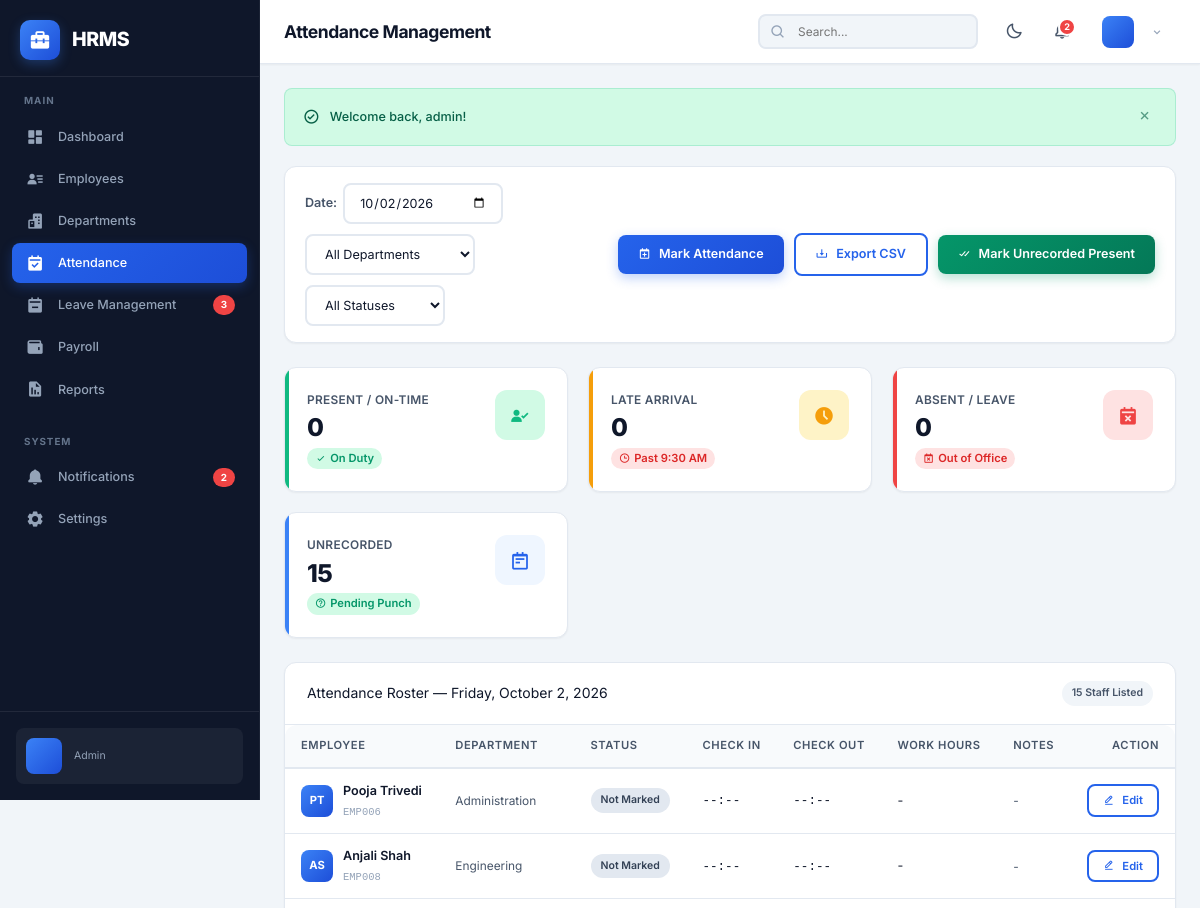
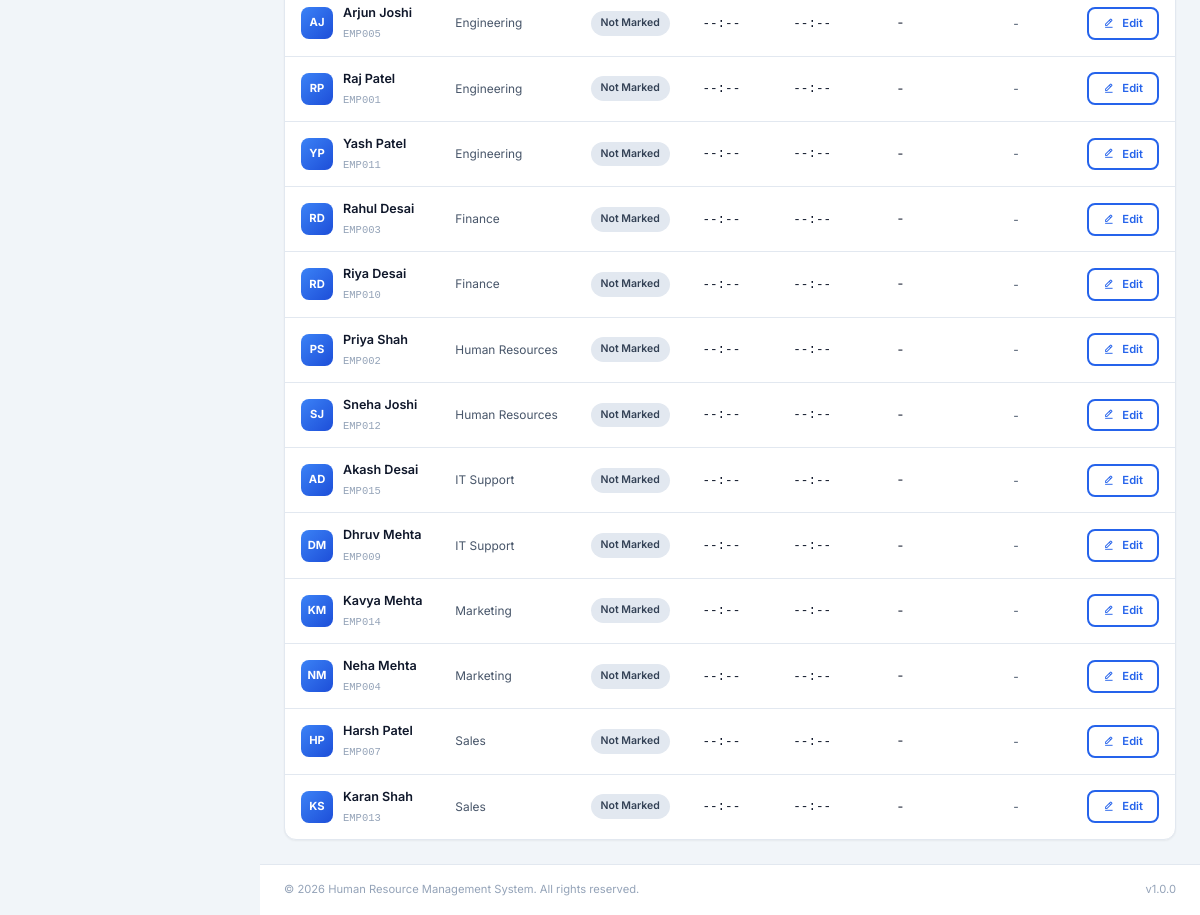
/admin/attendance.php (signed in), run on the app's committed database (2 pictures, top to bottom).
### tables this page shows
CREATE TABLE `employees` (
  `id` int(11) NOT NULL AUTO_INCREMENT,
  `user_id` int(11) NOT NULL,
  `employee_id` varchar(20) NOT NULL,
  `first_name` varchar(50) NOT NULL,
  `last_name` varchar(50) NOT NULL,
  `email` varchar(100) NOT NULL,
  `phone` varchar(20) DEFAULT NULL,
  `date_of_birth` date DEFAULT NULL,
  `gender` enum('male','female','other') DEFAULT NULL,
  `address` text DEFAULT NULL,
  `city` varchar(50) DEFAULT NULL,
  `state` varchar(50) DEFAULT NULL,
  `zip_code` varchar(10) DEFAULT NULL,
  `department_id` int(11) DEFAULT NULL,
  `designation` varchar(100) DEFAULT NULL,
  `date_of_joining` date NOT NULL,
  `employment_type` enum('full-time','part-time','contract','intern') NOT NULL DEFAULT 'full-time',
  `salary` decimal(12,2) NOT NULL DEFAULT 0.00,
  `bank_name` varchar(100) DEFAULT NULL,
  `bank_account` varchar(50) DEFAULT NULL,
  `ifsc_code` varchar(20) DEFAULT NULL,
  `pan_number` varchar(20) DEFAULT NULL,
  `emergency_contact_name` varchar(100) DEFAULT NULL,
  `emergency_contact_phone` varchar(20) DEFAULT NULL,
  `status` enum('active','inactive','terminated') NOT NULL DEFAULT 'active',
  `created_at` timestamp NOT NULL DEFAULT current_timestamp(),
  `updated_at` timestamp NOT NULL DEFAULT current_timestamp() ON UPDATE current_timestamp(),
  PRIMARY KEY (`id`),
  UNIQUE KEY `uk_employee_id` (`employee_id`),
  UNIQUE KEY `uk_user_id` (`user_id`),
  KEY `idx_department` (`department_id`),
  CONSTRAINT `fk_employee_department` FOREIGN KEY (`department_id`) REFERENCES `departments` (`id`) ON DELETE SET NULL,
  CONSTRAINT `fk_employee_user` FOREIGN KEY (`user_id`) REFERENCES `users` (`id`) ON DELETE CASCADE
);

CREATE TABLE `departments` (
  `id` int(11) NOT NULL AUTO_INCREMENT,
  `name` varchar(100) NOT NULL,
  `description` text DEFAULT NULL,
  `head_id` int(11) DEFAULT NULL,
  `status` enum('active','inactive') NOT NULL DEFAULT 'active',
  `created_at` timestamp NOT NULL DEFAULT current_timestamp(),
  `updated_at` timestamp NOT NULL DEFAULT current_timestamp() ON UPDATE current_timestamp(),
  PRIMARY KEY (`id`),
  UNIQUE KEY `uk_department_name` (`name`)
);

### includes/auth.php (called while the page is built, shortened)
<?php
function sanitize(string $input): string {
    return htmlspecialchars(trim($input), ENT_QUOTES, 'UTF-8');
}

### admin/attendance.php (the view, shortened to what this page needs)
<?php
require_once __DIR__ . '/../includes/auth.php';
$pdo = getDBConnection();
$selectedDate = !empty($_GET['date']) ? $_GET['date'] : date('Y-m-d');
$deptFilter = !empty($_GET['department_id']) ? (int)$_GET['department_id'] : 0;
$statusFilter = trim($_GET['status'] ?? '');
$query = "SELECT e.id, e.employee_id AS emp_code, e.first_name, e.last_name, e.designation,
                 d.name AS department_name,
                 a.id AS att_id, a.status AS att_status, a.check_in, a.check_out, a.work_hours, a.notes
          FROM employees e
          LEFT JOIN departments d ON e.department_id = d.id
          LEFT JOIN attendance a ON e.id = a.employee_id AND a.date = ?
          WHERE e.status = 'active'";
$params = [$selectedDate];
$query .= " ORDER BY d.name ASC, e.first_name ASC";
$stmt = $pdo->prepare($query);
$stmt->execute($params);
$attendanceList = $stmt->fetchAll();
$statsStmt = $pdo->prepare("SELECT
    COUNT(e.id) AS total_active,
    SUM(CASE WHEN a.status = 'present' THEN 1 ELSE 0 END) AS present_count,
    SUM(CASE WHEN a.status = 'late' THEN 1 ELSE 0 END) AS late_count,
    SUM(CASE WHEN a.status = 'half-day' THEN 1 ELSE 0 END) AS half_day_count,
    SUM(CASE WHEN a.status = 'absent' THEN 1 ELSE 0 END) AS absent_count,
    SUM(CASE WHEN a.status = 'on-leave' THEN 1 ELSE 0 END) AS on_leave_count,
    SUM(CASE WHEN a.status IS NULL THEN 1 ELSE 0 END) AS unrecorded_count
FROM employees e
LEFT JOIN attendance a ON e.id = a.employee_id AND a.date = ?
WHERE e.status = 'active'");
$statsStmt->execute([$selectedDate]);
$stats = $statsStmt->fetch();
include __DIR__ . '/../includes/header.php';
?>
<div class="card" style="margin-bottom: 24px;">
    <div class="card-body" style="padding: 16px 20px;">
        <div style="display: flex; flex-wrap: wrap; gap: 12px; justify-content: space-between; align-items: center;">
            <form method="GET" action="" style="display: flex; flex-wrap: wrap; gap: 10px; align-items: center; flex: 1;">
                <div style="display: flex; align-items: center; gap: 6px;">
                    <label style="font-weight: 600; color: var(--text-secondary); font-size: 0.9rem;">Date:</label>
                    <input type="date" name="date" class="form-control" style="width: 160px;" value="<?= sanitize($selectedDate) ?>" onchange="this.form.submit()">
                </div>
                <div style="display: flex; align-items: center; gap: 6px;">
                    <select name="department_id" class="form-control" style="width: 170px;" onchange="this.form.submit()">
                        <option value="">All Departments</option>
                    </select>
                </div>
                <div style="display: flex; align-items: center; gap: 6px;">
                    <select name="status" class="form-control" style="width: 140px;" onchange="this.form.submit()">
                        <option value="">All Statuses</option>
                    </select>
                </div>
            </form>
            <div style="display: flex; gap: 10px; align-items: center;">
                <button type="button" class="btn btn-primary" onclick="openNewAttendanceModal()">
                    <i class='bx bx-calendar-plus'></i> Mark Attendance
                </button>
                <a href="?export=csv&date=<?= urlencode($selectedDate) ?><?= $deptFilter ? '&department_id=' . $deptFilter : '' ?><?= $statusFilter ? '&status=' . urlencode($statusFilter) : '' ?>" class="btn btn-outline" title="Download daily attendance CSV">
                    <i class='bx bx-download'></i> Export CSV
                </a>
                <form method="POST" action="" onsubmit="return confirm('Mark all unrecorded active employees as Present with standard 9:00 AM - 6:00 PM hours?')">
                    <button type="submit" class="btn btn-success" <?= ($stats['unrecorded_count'] ?? 0) == 0 ? 'disabled' : '' ?>>
                        <i class='bx bx-check-double'></i> Mark Unrecorded Present
                    </button>
                </form>
            </div>
        </div>
    </div>
</div>
<div class="stats-grid" style="margin-bottom: 24px;">
    <div class="stat-card green">
        <div class="stat-info">
            <h4>Present / On-Time</h4>
            <div class="stat-number"><?= (int)($stats['present_count'] ?? 0) ?></div>
            <div class="stat-change up"><i class='bx bx-check'></i> On Duty</div>
        </div>
        <div class="stat-icon green"><i class='bx bxs-user-check'></i></div>
    </div>
    <div class="stat-card orange">
        <div class="stat-info">
            <h4>Late Arrival</h4>
            <div class="stat-number"><?= (int)($stats['late_count'] ?? 0) ?></div>
            <div class="stat-change down"><i class='bx bx-time'></i> Past 9:30 AM</div>
        </div>
        <div class="stat-icon orange"><i class='bx bxs-time-five'></i></div>
    </div>
    <div class="stat-card red">
        <div class="stat-info">
            <h4>Absent / Leave</h4>
            <div class="stat-number"><?= (int)($stats['absent_count'] ?? 0) + (int)($stats['on_leave_count'] ?? 0) ?></div>
            <div class="stat-change down"><i class='bx bx-calendar-x'></i> Out of Office</div>
        </div>
        <div class="stat-icon red"><i class='bx bxs-calendar-x'></i></div>
    </div>
    <div class="stat-card blue">
        <div class="stat-info">
            <h4>Unrecorded</h4>
            <div class="stat-number"><?= (int)($stats['unrecorded_count'] ?? 0) ?></div>
            <div class="stat-change up"><i class='bx bx-help-circle'></i> Pending Punch</div>
        </div>
        <div class="stat-icon blue"><i class='bx bx-notepad'></i></div>
    </div>
</div>
<div class="card">
    <div class="card-header">
        <div class="card-title">
            Attendance Roster &mdash; <?= date('l, F j, Y', strtotime($selectedDate)) ?>
        </div>
        <span class="badge badge-secondary"><?= count($attendanceList) ?> Staff Listed</span>
    </div>
    <div class="table-container">
        <table class="data-table">
            <thead>
                <tr>
                    <th>Employee</th>
                    <th>Department</th>
                    <th>Status</th>
                    <th>Check In</th>
                    <th>Check Out</th>
                    <th>Work Hours</th>
                    <th>Notes</th>
                    <th style="text-align: right;">Action</th>
                </tr>
            </thead>
            <tbody>
                <?php if (empty($attendanceList)): ?>
                <tr>
                    <td colspan="8" style="text-align: center; padding: 48px; color: var(--text-muted);">
                        <i class='bx bx-calendar-event' style="font-size: 3rem; margin-bottom: 8px; display: block;"></i>
                        No employees found matching filter criteria.
                    </td>
                </tr>
                <?php else: ?>
                    <?php foreach ($attendanceList as $row):
                        $fullName = $row['first_name'] . ' ' . $row['last_name'];
                        $initials = strtoupper(substr($row['first_name'], 0, 1) . substr($row['last_name'], 0, 1));
                        $status = $row['att_status'];
                    ?>
                    <tr>
                        <td>
                            <div style="display: flex; align-items: center; gap: 10px;">
                                <div class="user-avatar-sm" style="width: 32px; height: 32px; font-size: 0.8rem; font-weight: 700;">
                                    <?= $initials ?>
                                </div>
                                <div>
                                    <div style="font-weight: 600; color: var(--text-primary);"><?= sanitize($fullName) ?></div>
                                    <small style="color: var(--text-muted); font-family: monospace;"><?= sanitize($row['emp_code']) ?></small>
                                </div>
                            </div>
                        </td>
                        <td>
                            <span style="font-size: 0.85rem; color: var(--text-secondary);"><?= sanitize($row['department_name'] ?? 'General') ?></span>
                        </td>
                        <td>
                            <?php if ($status === 'present'): ?>
                            <span class="badge badge-success"><i class='bx bx-check'></i> Present</span>
                            <?php elseif ($status === 'late'): ?>
                            <span class="badge badge-warning"><i class='bx bx-time'></i> Late</span>
                            <?php elseif ($status === 'half-day'): ?>
                            <span class="badge badge-info"><i class='bx bx-adjust'></i> Half-Day</span>
                            <?php elseif ($status === 'absent'): ?>
                            <span class="badge badge-danger"><i class='bx bx-x'></i> Absent</span>
                            <?php elseif ($status === 'on-leave'): ?>
                            <span class="badge badge-secondary"><i class='bx bx-calendar'></i> On Leave</span>
                            <?php else: ?>
                            <span class="badge" style="background: var(--slate-200); color: var(--slate-700);">Not Marked</span>
                            <?php endif; ?>
                        </td>
                        <td>
                            <span style="font-weight: 500; font-family: monospace;">
                                <?= $row['check_in'] ? date('h:i A', strtotime($row['check_in'])) : '--:--' ?>
                            </span>
                        </td>
                        <td>
                            <span style="font-weight: 500; font-family: monospace;">
                                <?= $row['check_out'] ? date('h:i A', strtotime($row['check_out'])) : '--:--' ?>
                            </span>
                        </td>
                        <td>
                            <?= $row['work_hours'] !== null ? '<strong>' . number_format($row['work_hours'], 1) . '</strong> hrs' : '-' ?>
                        </td>
                        <td style="max-width: 200px; overflow: hidden; text-overflow: ellipsis; white-space: nowrap; color: var(--text-secondary); font-size: 0.85rem;">
                            <?= sanitize($row['notes'] ?? '-') ?>
                        </td>
                        <td style="text-align: right;">
                            <button type="button" class="btn btn-outline btn-sm" onclick='openAttendanceModal(<?= json_encode($row) ?>)' title="Record or Update Attendance">
                                <i class='bx bx-edit-alt'></i> Edit
                            </button>
                        </td>
                    </tr>
                    <?php endforeach; ?>
                <?php endif; ?>
            </tbody>
        </table>
    </div>
</div>
<?php include __DIR__ . '/../includes/footer.php'; ?>

### data on the page
employees: initials "PT", fullName "Pooja Trivedi", employee "EMP006", department.name "Administration", notes "-"
employees: initials "AS", fullName "Anjali Shah", employee "EMP008", department.name "Engineering", notes "-"
employees: initials "AJ", fullName "Arjun Joshi", employee "EMP005", department.name "Engineering", notes "-"
employees: initials "RP", fullName "Raj Patel", employee "EMP001", department.name "Engineering", notes "-"
employees: initials "YP", fullName "Yash Patel", employee "EMP011", department.name "Engineering", notes "-"
employees: initials "RD", fullName "Rahul Desai", employee "EMP003", department.name "Finance", notes "-"
employees: initials "RD", fullName "Riya Desai", employee "EMP010", department.name "Finance", notes "-"
employees: initials "PS", fullName "Priya Shah", employee "EMP002", department.name "Human Resources", notes "-"
employees: initials "SJ", fullName "Sneha Joshi", employee "EMP012", department.name "Human Resources", notes "-"
employees: initials "AD", fullName "Akash Desai", employee "EMP015", department.name "IT Support", notes "-"
employees: initials "DM", fullName "Dhruv Mehta", employee "EMP009", department.name "IT Support", notes "-"
employees: initials "KM", fullName "Kavya Mehta", employee "EMP014", department.name "Marketing", notes "-"
employees: initials "NM", fullName "Neha Mehta", employee "EMP004", department.name "Marketing", notes "-"
employees: initials "HP", fullName "Harsh Patel", employee "EMP007", department.name "Sales", notes "-"
employees: initials "KS", fullName "Karan Shah", employee "EMP013", department.name "Sales", notes "-"

### other printed values
APP_NAME "HRMS"
$pendingLeaves "3"
$notificationCount "2"
$currentRole "Admin"
PAGE_TITLE "Attendance Management"
$flash['message'] "Welcome back, admin!"
$stats['present_count'] "0"
$stats['late_count'] "0"
$stats['unrecorded_count'] "15"
date('l, F j, Y', strtotime($selectedDate)) "Friday, October 2, 2026"
count($attendanceList) "15"
APP_FULL_NAME "Human Resource Management System"
APP_VERSION "1.0.0"
